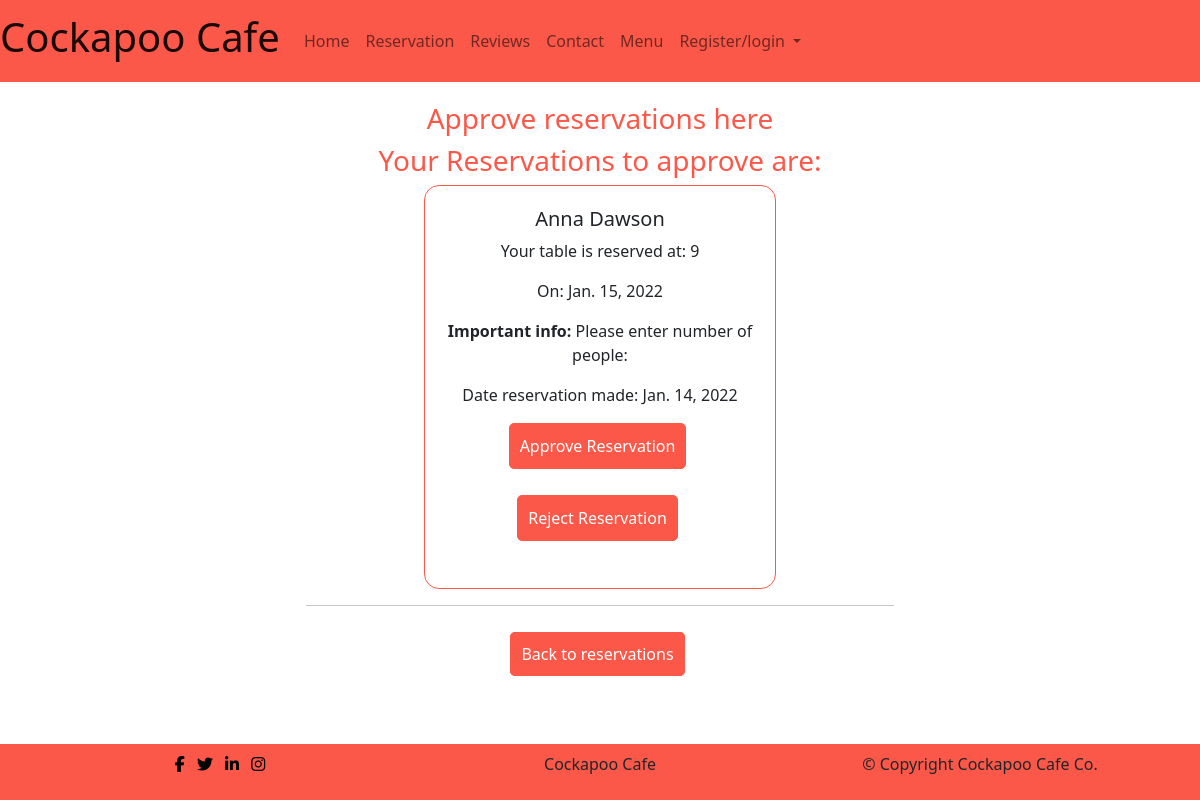
Before: /reservation/approve_reservation/ with the older database file.
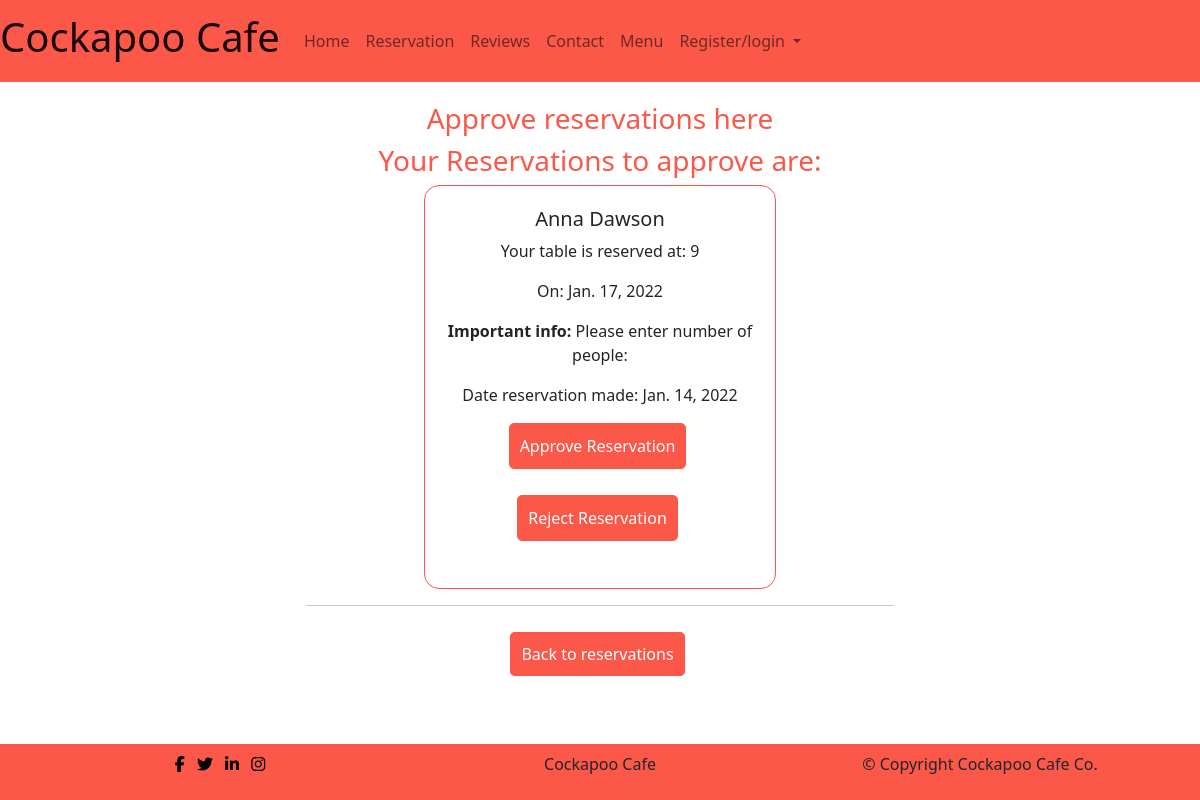
After: the same page with the newer database file.
### reservation/models.py (models this page shows, shortened)
class Reservation(models.Model):
    first_name = models.CharField(max_length=100, unique=False)
    last_name = models.CharField(max_length=100, unique=False)
    email = models.EmailField(max_length=100, unique=False)
    phone = models.CharField(validators=[Phone_Regex], max_length=60,
                             null=True, blank=True)
    time = models.CharField(max_length=100, choices=Reservation_Choices,
                            default='9')
    datetime = models.DateField(auto_now_add=False, null=True, blank=False)
    information = models.TextField(blank=False,
                                   default='Please enter number of people:')
    sent_date = models.DateField(auto_now_add=True)
    accepted = models.BooleanField(default=False)
    rejected = models.BooleanField(default=False)
    accepted_date = models.DateTimeField(auto_now=True, null=True)
    user = models.ForeignKey(User, blank=True, null=True,
                             on_delete=models.CASCADE)
    class Meta:
        constraints = [
            models.CheckConstraint(
                check=Q(datetime__lte=F('datetime.now().date()')),
                name='start_before_end')
        ]

### reservation/views.py (the view)
# urls.py: path('approve_reservation/', views.ReservationApproveListView.as_view(),
class ReservationApproveListView(ListView):
    model = Reservation
    queryset = Reservation.objects.filter(
        Q(accepted=False) & Q(rejected=False))
    template_name = 'reservation/approve-reservation.html'

### reservation/templates/reservation/approve-reservation.html
{% extends 'base.html' %}
{% load static %}
{% block content %}
    <div class=" container no-reservation-text">
        <h3>Approve reservations here</h3>
        <h3>Your Reservations to approve are:</h3>
    </div>
    {% for res in object_list %}
        {% if accepted == True or rejected == true not in res %}
            <div>
                <h2>There are no reservations to approve</h2>
            </div>
        {% else %}
            <div class="row row-cols-1 row-cols-md-2 g-4 justify-content-center made-reservation">
                <div class="col">
                    <div class="card">
                        <div class="card-body text-center">
                            <h5 class="card-title">{{ res.first_name }} {{ res.last_name }}</h5>
                            <p class="card-text">Your table is reserved at: {{ res.time }}</p>
                            <p class="card-text"> On: {{ res.datetime }}</p>
                            <p class="card-text"><strong>Important info:</strong> {{ res.information }}</p>
                            <p class="card-text">Date reservation made: {{ res.sent_date }}</p>
                            <p class="inline-flex"><a href="{% url 'approved_revservation' res.id %}" class="menu-btn">Approve Reservation</a></p>
                            <p class="inline-flex"><a href="{% url 'reject_revservation' res.id %}" class="menu-btn">Reject Reservation</a></p>
                        </div>
                    </div>
                    <hr>
                </div>
            </div>
        {% endif %}
    {% endfor %}
    <p id="make-reservation-btn"><a class="menu-btn" href="{% url 'reservation' %}">Back to reservations</a></p>
{% endblock %}

Changed rows visible on the page:
changed Reservation "Anna": datetime "Jan. 15, 2022" → "Jan. 17, 2022"
